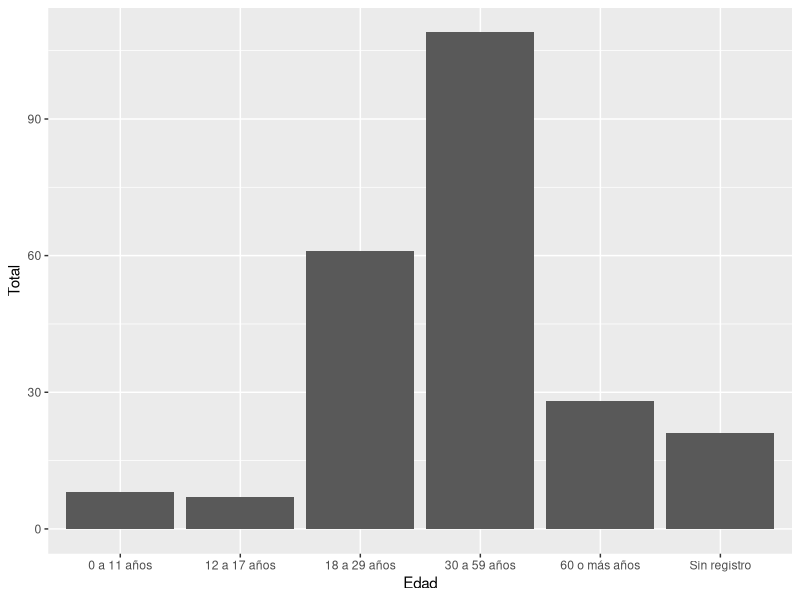
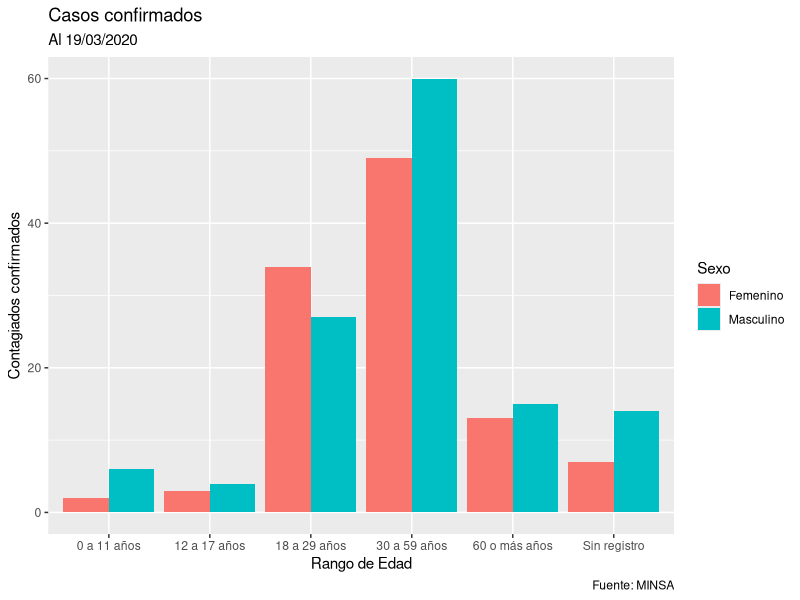

Write the R code that produced these figures, in order.
library(stringi)
library(dplyr)
library(ggplot2)
library(RColorBrewer)
library(tidyr)

setwd("D:/ABCN/Github/manos-a-la-data/data/2020/2020-03-18")
covid19peru<-readxl::read_xlsx("covid19peru.xlsx",sheet = "edad")
head(covid19peru)

ggplot(data=covid19peru, aes(x=Edad, y=Total)) +
  geom_bar(stat="identity", position=position_dodge())


covid19peru$Total=NULL

covid19peruedad=covid19peru %>%
  pivot_longer(-Edad, names_to = "Sexo", values_to = "Confirmados")

saveRDS(covid19peruedad,"covid19edad.RDS")
save(covid19peruedad,file="covid19edad.rda")


ggplot(data=covid19peruedad, aes(x=Edad, y=Confirmados, fill=Sexo)) +
  geom_bar(stat="identity", position=position_dodge())+
  labs(title = "Casos confirmados", subtitle = "Al 19/03/2020",caption = "Fuente: MINSA",
       x="Rango de Edad", y="Contagiados confirmados")
